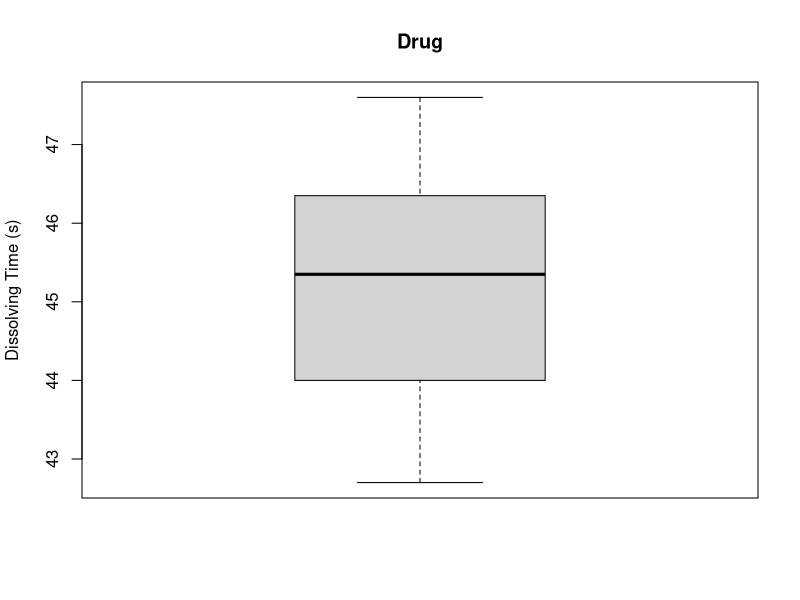
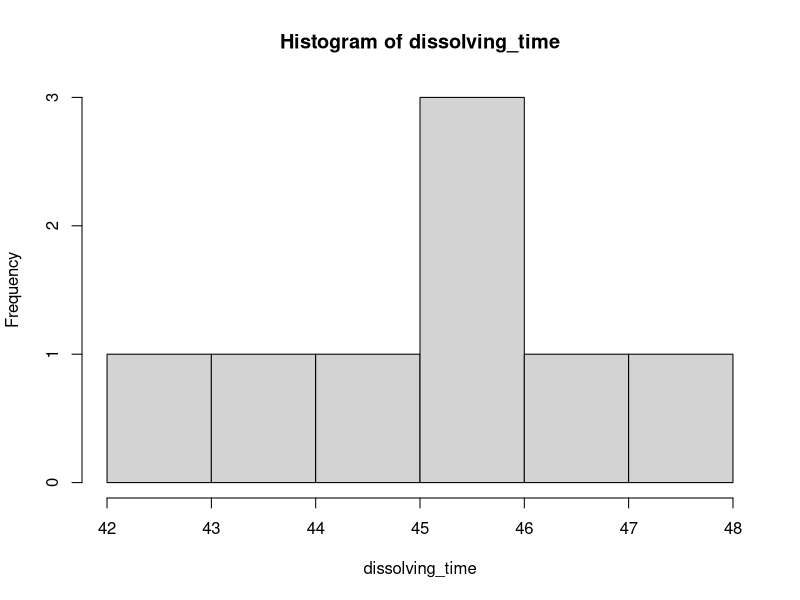
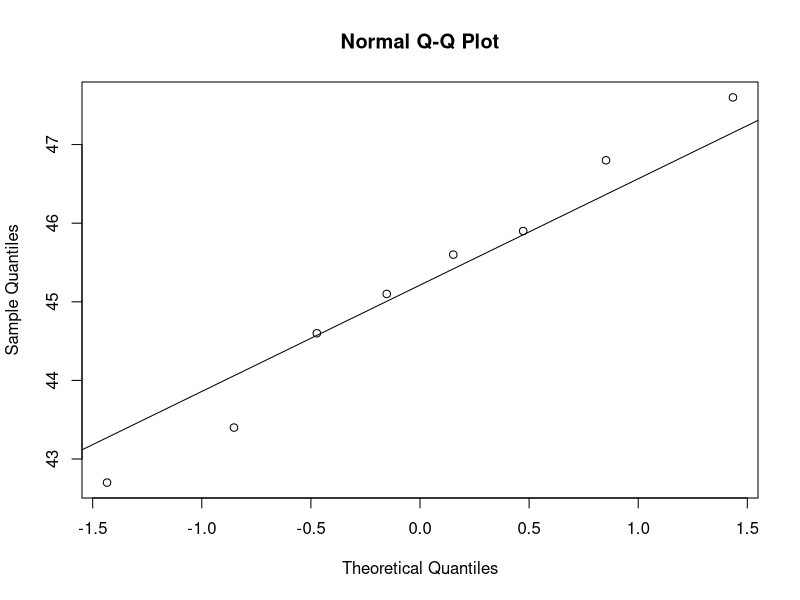
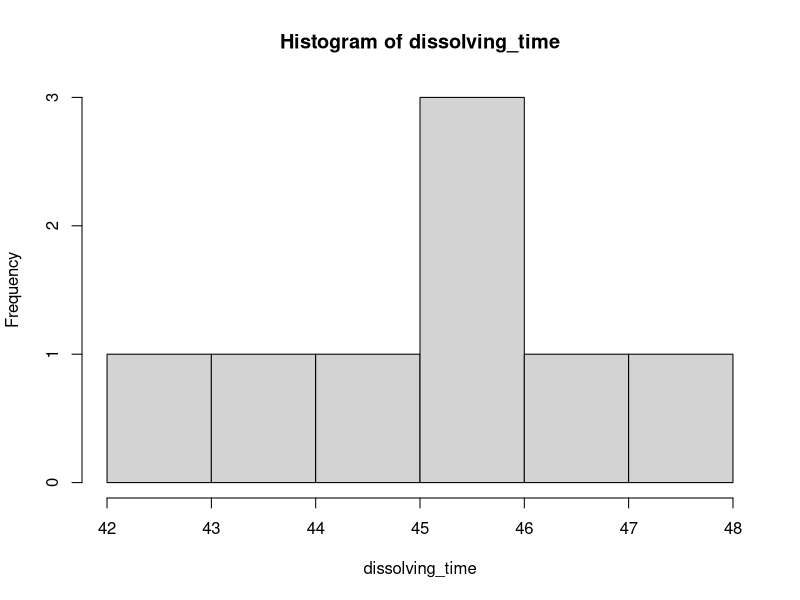
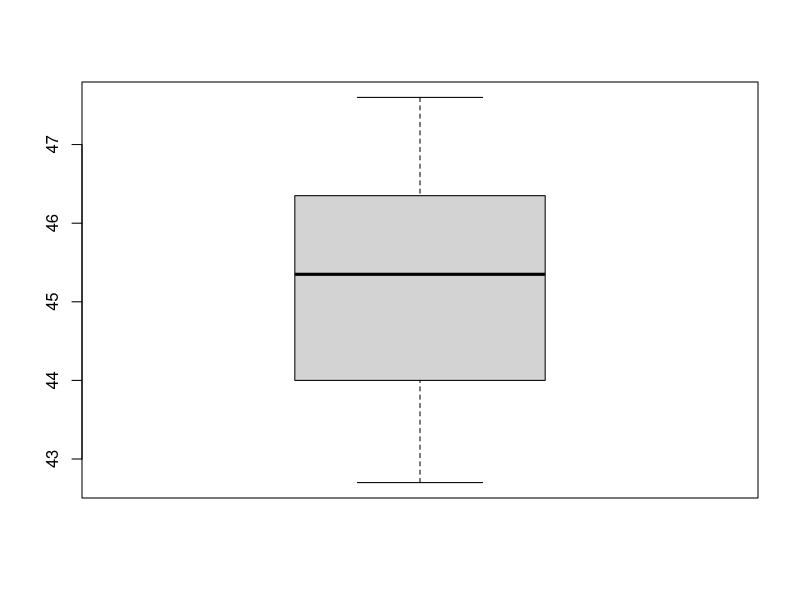
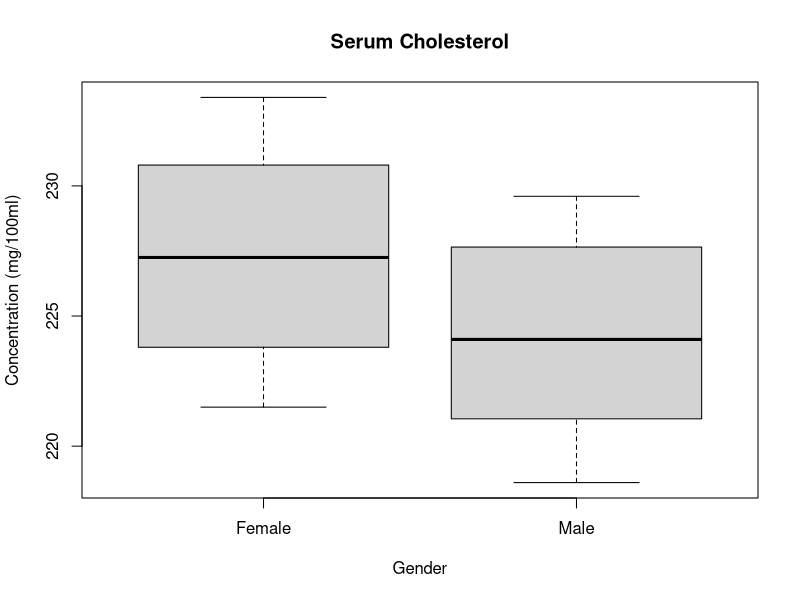

Generate these figures, in order, with R: (Note: this script raises an error after producing the figures.)
## ---- chunk 1
dissolving_time <- c(42.7, 43.4, 44.6, 45.1, 45.6, 45.9, 46.8, 47.6) # units = seconds
dissolving_time
## ---- chunk 2
dissolving_timeDF <- data.frame(dissolving_time)
str(dissolving_timeDF)
## ---- chunk 3
summary(dissolving_timeDF)
boxplot(dissolving_timeDF, main="Drug", ylab="Dissolving Time (s)")

## ---- chunk 4
t.test(dissolving_timeDF, mu=45, alternative="two.sided")

# first argument must be a numerical vector of data values 
# second argument must be a number and is the mean to be tested under the null hypothesis 
# third argument gives the type of alternative hypothesis and must be one of "two.sided","greater" or "less"
## ---- chunk 5
hist(dissolving_time, breaks = 5)
## ---- chunk 6
qqnorm(dissolving_time)
qqline(dissolving_time)
## ---- chunk 7
shapiro.test(dissolving_time)
## ---- chunk 8
wilcox.test(dissolving_time, mu=45, alternative = "two.sided")
## ---- chunk 9
hist(dissolving_time, breaks = 5)
boxplot(dissolving_time)
## ---- chunk 10

serumchol <- c(233.4, 221.5, 230.2, 224.3, 223.8, 230.8, 220.1, 218.6, 229.6, 228.8, 222.0, 224.1, 226.5)
gender <- c("Female","Female","Female","Female","Female","Female", "Male","Male","Male","Male","Male","Male","Male")
data.frame(serumchol, gender) -> turtledf
turtledf
## ---- chunk 11
aggregate(serumchol~gender, data=turtledf, summary)
boxplot(serumchol~gender, data=turtledf,  ylab= "Concentration (mg/100ml)", xlab = "Gender", main="Serum Cholesterol")
        
## ---- chunk 12
t.test(serumchol~gender, data=turtledf, alternative="two.sided", var.equal = TRUE)
## ---- chunk 13
unstack(turtledf)-> uns.turtle
uns.turtle
t.test(uns.turtle$F, uns.turtle$M, alternative="two.sided", var.equal= TRUE)
## ---- chunk 14
shapiro.test(uns.turtle$Female)
shapiro.test(uns.turtle$Male)
## ---- chunk 15
bartlett.test(serumchol~gender, data=turtledf)
## ---- chunk 16
wilcox.test(serumchol~gender, data=turtledf, alternative="two.sided")
## ---- chunk 17
shapiro.test(cortisol$morning)
shapiro.test(cortisol$evening)
## ---- chunk 18
bartlett.test(cortisol)
## ---- chunk 19
hindleg <- c(142,140,144,144,142,146,149,150,142,148) # length in cm
foreleg <-c(138,136,147,139,143,141,143,145,136,146) # length in cm
pairdeerleg <- data.frame(hindleg, foreleg)

## ---- chunk 20
summary(pairdeerleg)
boxplot(pairdeerleg)
changedeerleg <- pairdeerleg$hindleg - pairdeerleg$foreleg
boxplot(changedeerleg, ylab = "Change in leg length (cm)", main = "Difference in deer fore and hind legs")
## ---- chunk 21
t.test(pairdeerleg$hindleg, pairdeerleg$foreleg, alternative="two.sided", paired=T)
## ---- chunk 22
wilcox.test(pairdeerleg$hindleg, pairdeerleg$foreleg, alternative = "two.sided", paired=T)
## ---- chunk 23
qqnorm(pairdeerleg$hindleg)
qqline(pairdeerleg$hindleg)
shapiro.test(pairdeerleg$hindleg)

## ---- chunk 24
qqnorm(pairdeerleg$foreleg)
qqline(pairdeerleg$foreleg)
shapiro.test(pairdeerleg$foreleg)
## ---- chunk 25
bartlett.test(pairdeerleg)
